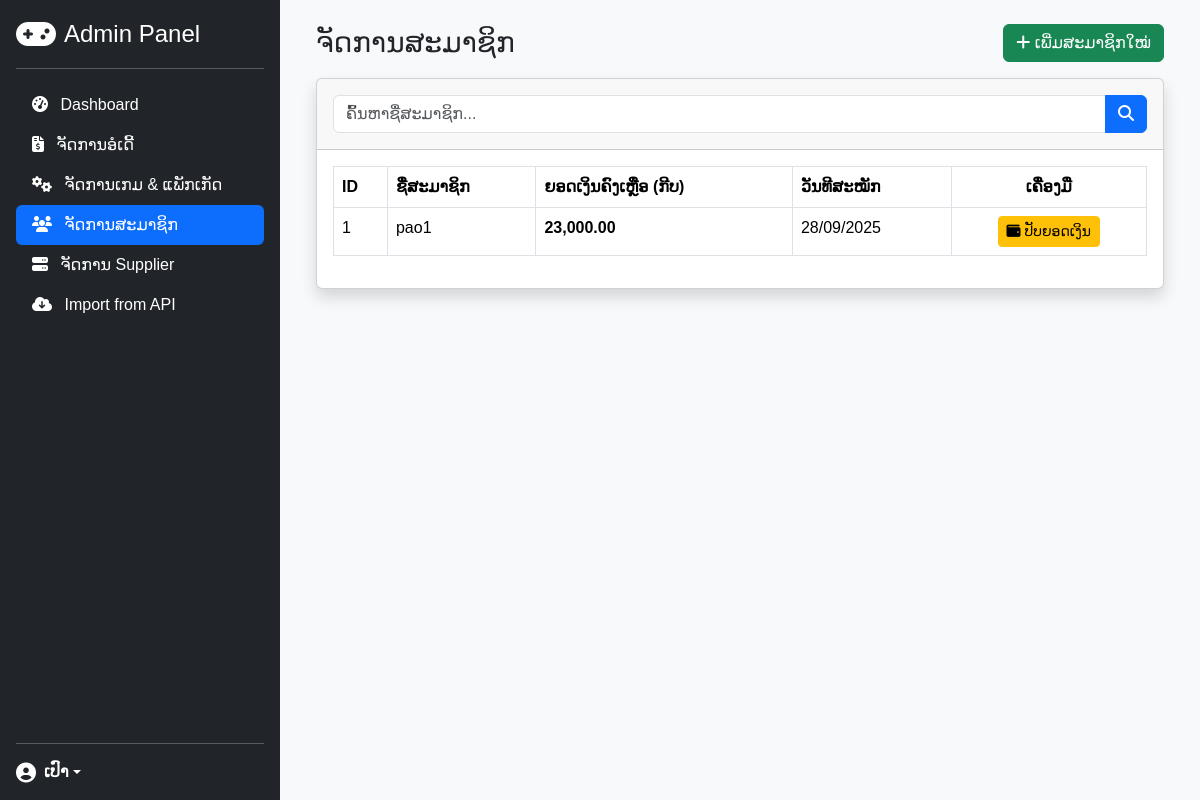
/admin/manage_members.php (signed in), run on the app's committed database.
### tables this page shows
CREATE TABLE `members` (
  `id` int(11) NOT NULL,
  `username` varchar(50) NOT NULL,
  `password` varchar(255) NOT NULL,
  `wallet_balance` decimal(10,2) NOT NULL DEFAULT 0.00,
  `created_at` timestamp NOT NULL DEFAULT current_timestamp()
);

### admin/manage_members.php (the view, shortened to what this page needs)
<?php
require_once 'admin_header.php';
require_once 'db_connect.php';
$search = isset($_GET['search']) ? trim($_GET['search']) : '';
$sql = "SELECT id, username, wallet_balance, created_at FROM members";
$sql .= " ORDER BY created_at DESC";
$stmt = $conn->prepare($sql);
$stmt->execute();
$result = $stmt->get_result();
?>
<div class="container-fluid">
    <div class="d-flex justify-content-between align-items-center mb-3">
        <h1 class="h3 mb-0 text-gray-800">ຈັດການສະມາຊິກ</h1>
        <button type="button" class="btn btn-success" data-bs-toggle="modal" data-bs-target="#addMemberModal">
            <i class="fas fa-plus"></i> ເພີ່ມສະມາຊິກໃໝ່
        </button>
    </div>
    <div class="card shadow mb-4">
        <div class="card-header py-3">
            <form method="GET" action="manage_members.php">
                <div class="input-group">
                    <input type="text" name="search" class="form-control" placeholder="ຄົ້ນຫາຊື່ສະມາຊິກ..." value="<?php echo htmlspecialchars($search); ?>">
                    <button class="btn btn-primary" type="submit"><i class="fas fa-search"></i></button>
                </div>
            </form>
        </div>
        <div class="card-body">
            <div class="table-responsive">
                <table class="table table-bordered table-hover" id="membersTable">
                    <thead>
                        <tr>
                            <th>ID</th>
                            <th>ຊື່ສະມາຊິກ</th>
                            <th>ຍອດເງິນຄົງເຫຼືອ (ກີບ)</th>
                            <th>ວັນທີສະໝັກ</th>
                            <th class="text-center">ເຄື່ອງມື</th>
                        </tr>
                    </thead>
                    <tbody>
                        <?php if ($result && $result->num_rows > 0): ?>
                            <?php while($member = $result->fetch_assoc()): ?>
                                <tr id="member-row-<?php echo $member['id']; ?>">
                                    <td><?php echo $member['id']; ?></td>
                                    <td><?php echo htmlspecialchars($member['username']); ?></td>
                                    <td class="wallet-balance fw-bold"><?php echo number_format($member['wallet_balance'], 2); ?></td>
                                    <td><?php echo date('d/m/Y', strtotime($member['created_at'])); ?></td>
                                    <td class="text-center">
                                        <button class="btn btn-sm btn-warning adjust-balance-btn" data-id="<?php echo $member['id']; ?>" data-username="<?php echo htmlspecialchars($member['username']); ?>" data-bs-toggle="modal" data-bs-target="#balanceModal">
                                            <i class="fas fa-wallet"></i> ປັບຍອດເງິນ
                                        </button>
                                    </td>
                                </tr>
                            <?php endwhile; ?>
                        <?php else: ?>
                            <tr><td colspan="5" class="text-center">ບໍ່ພົບຂໍ້ມູນສະມາຊິກ.</td></tr>
                        <?php endif; ?>
                    </tbody>
                </table>
            </div>
        </div>
    </div>
</div>
</div> <script src="https://cdn.jsdelivr.net/npm/bootstrap@5.3.3/dist/js/bootstrap.bundle.min.js"></script>
</body>
</html>

### admin/admin_header.php (style rules this page uses)
body { font-family: 'Phetsarath OT', sans-serif; background-color: #f8f9fa; }

### data on the page
members: id "1", username "pao1", wallet_balance "23,000.00", created_at "28/09/2025"

### other printed values
$_SESSION["admin_username"] "ເປົາ"
